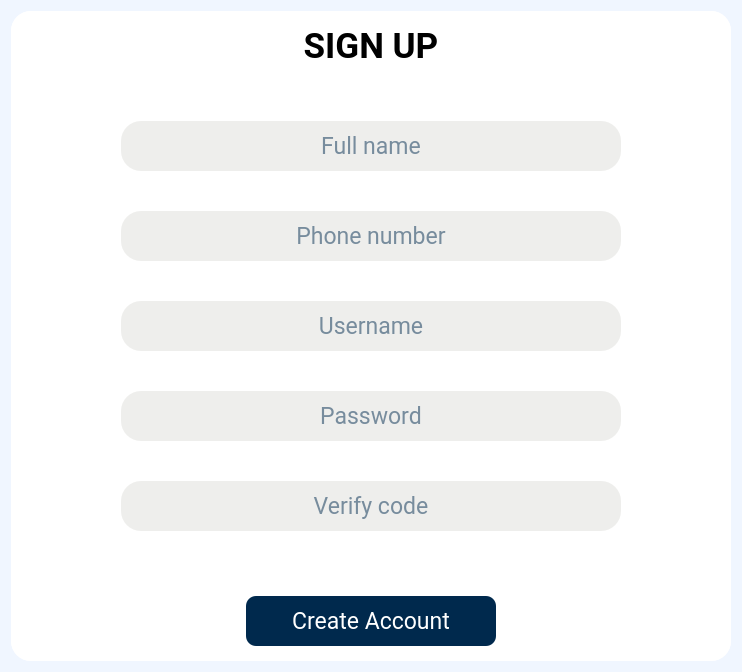
         <widget class="QWidget" name="Page_signup">
          <property name="styleSheet">
           <string notr="true">background-color: rgb(240, 246, 255);</string>
          </property>
          <layout class="QGridLayout" name="gridLayout_3">
           <item row="0" column="0">
            <widget class="QFrame" name="Signup_form">
             <property name="maximumSize">
              <size>
               <width>720</width>
               <height>650</height>
              </size>
             </property>
             <property name="styleSheet">
              <string notr="true">background-color: rgb(255, 255, 255);
border-radius: 20px;</string>
             </property>
             <property name="frameShape">
              <enum>QFrame::NoFrame</enum>
             </property>
             <property name="frameShadow">
              <enum>QFrame::Raised</enum>
             </property>
             <property name="lineWidth">
              <number>5</number>
             </property>
             <layout class="QFormLayout" name="formLayout">
              <property name="horizontalSpacing">
               <number>0</number>
              </property>
              <property name="verticalSpacing">
               <number>0</number>
              </property>
              <property name="leftMargin">
               <number>0</number>
              </property>
              <property name="topMargin">
               <number>0</number>
              </property>
              <property name="bottomMargin">
               <number>0</number>
              </property>
              <item row="0" column="0">
               <widget class="QLabel" name="Title_signup">
                <property name="sizePolicy">
                 <sizepolicy hsizetype="Preferred" vsizetype="Preferred">
                  <horstretch>1</horstretch>
                  <verstretch>0</verstretch>
                 </sizepolicy>
                </property>
                <property name="minimumSize">
                 <size>
                  <width>720</width>
                  <height>70</height>
                 </size>
                </property>
                <property name="maximumSize">
                 <size>
                  <width>720</width>
                  <height>70</height>
                 </size>
                </property>
                <property name="font">
                 <font>
                  <family>Roboto</family>
                  <pointsize>26</pointsize>
                  <weight>75</weight>
                  <bold>true</bold>
                 </font>
                </property>
                <property name="text">
                 <string>SIGN UP</string>
                </property>
                <property name="scaledContents">
                 <bool>false</bool>
                </property>
                <property name="alignment">
                 <set>Qt::AlignCenter</set>
                </property>
               </widget>
              </item>
              <item row="1" column="0">
               <widget class="QFrame" name="LineEdit_signup">
                <property name="minimumSize">
                 <size>
                  <width>720</width>
                  <height>500</height>
                 </size>
                </property>
                <property name="maximumSize">
                 <size>
                  <width>720</width>
                  <height>500</height>
                 </size>
                </property>
                <property name="frameShape">
                 <enum>QFrame::StyledPanel</enum>
                </property>
                <property name="frameShadow">
                 <enum>QFrame::Raised</enum>
                </property>
                <layout class="QVBoxLayout" name="verticalLayout_11">
                 <property name="spacing">
                  <number>0</number>
                 </property>
                 <property name="leftMargin">
                  <number>110</number>
                 </property>
                 <property name="topMargin">
                  <number>0</number>
                 </property>
                 <property name="rightMargin">
                  <number>0</number>
                 </property>
                 <item>
                  <widget class="QLineEdit" name="Signup_name">
                   <property name="sizePolicy">
                    <sizepolicy hsizetype="Preferred" vsizetype="Preferred">
                     <horstretch>0</horstretch>
                     <verstretch>0</verstretch>
                    </sizepolicy>
                   </property>
                   <property name="minimumSize">
                    <size>
                     <width>500</width>
                     <height>50</height>
                    </size>
                   </property>
                   <property name="maximumSize">
                    <size>
                     <width>500</width>
                     <height>50</height>
                    </size>
                   </property>
                   <property name="font">
                    <font>
                     <family>Roboto</family>
                     <pointsize>17</pointsize>
                     <weight>50</weight>
                     <bold>false</bold>
                    </font>
                   </property>
                   <property name="focusPolicy">
                    <enum>Qt::StrongFocus</enum>
                   </property>
                   <property name="styleSheet">
                    <string notr="true">background-color: rgb(238, 238, 236);
color: rgb(0, 41, 77);</string>
                   </property>
                   <property name="text">
                    <string/>
                   </property>
                   <property name="alignment">
                    <set>Qt::AlignCenter</set>
                   </property>
                   <property name="placeholderText">
                    <string>Full name</string>
                   </property>
                  </widget>
                 </item>
                 <item>
                  <widget class="QLineEdit" name="Signup_phone">
                   <property name="sizePolicy">
                    <sizepolicy hsizetype="Preferred" vsizetype="Preferred">
                     <horstretch>0</horstretch>
                     <verstretch>0</verstretch>
                    </sizepolicy>
                   </property>
                   <property name="minimumSize">
                    <size>
                     <width>500</width>
                     <height>50</height>
                    </size>
                   </property>
                   <property name="maximumSize">
                    <size>
                     <width>500</width>
                     <height>50</height>
                    </size>
                   </property>
                   <property name="font">
                    <font>
                     <family>Roboto</family>
                     <pointsize>17</pointsize>
                    </font>
                   </property>
                   <property name="focusPolicy">
                    <enum>Qt::StrongFocus</enum>
                   </property>
                   <property name="styleSheet">
                    <string notr="true">background-color: rgb(238, 238, 236);
color: rgb(0, 41, 77);</string>
                   </property>
                   <property name="text">
                    <string/>
                   </property>
                   <property name="echoMode">
                    <enum>QLineEdit::Normal</enum>
                   </property>
                   <property name="alignment">
                    <set>Qt::AlignCenter</set>
                   </property>
                   <property name="placeholderText">
                    <string>Phone number</string>
                   </property>
                  </widget>
                 </item>
                 <item>
                  <widget class="QLineEdit" name="Signup_username">
                   <property name="sizePolicy">
                    <sizepolicy hsizetype="Preferred" vsizetype="Preferred">
                     <horstretch>0</horstretch>
                     <verstretch>0</verstretch>
                    </sizepolicy>
                   </property>
                   <property name="minimumSize">
                    <size>
                     <width>500</width>
                     <height>50</height>
                    </size>
                   </property>
                   <property name="maximumSize">
                    <size>
                     <width>500</width>
                     <height>50</height>
                    </size>
                   </property>
                   <property name="font">
                    <font>
                     <family>Roboto</family>
                     <pointsize>17</pointsize>
                    </font>
                   </property>
                   <property name="focusPolicy">
                    <enum>Qt::StrongFocus</enum>
                   </property>
                   <property name="styleSheet">
                    <string notr="true">background-color: rgb(238, 238, 236);
color: rgb(0, 41, 77);</string>
                   </property>
                   <property name="text">
                    <string/>
                   </property>
                   <property name="echoMode">
                    <enum>QLineEdit::Normal</enum>
                   </property>
                   <property name="alignment">
                    <set>Qt::AlignCenter</set>
                   </property>
                   <property name="placeholderText">
                    <string>Username</string>
                   </property>
                  </widget>
                 </item>
                 <item>
                  <widget class="QLineEdit" name="Signup_password">
                   <property name="sizePolicy">
                    <sizepolicy hsizetype="Preferred" vsizetype="Preferred">
                     <horstretch>0</horstretch>
                     <verstretch>0</verstretch>
                    </sizepolicy>
                   </property>
                   <property name="minimumSize">
                    <size>
                     <width>500</width>
                     <height>50</height>
                    </size>
                   </property>
                   <property name="maximumSize">
                    <size>
                     <width>500</width>
                     <height>50</height>
                    </size>
                   </property>
                   <property name="font">
                    <font>
                     <family>Roboto</family>
                     <pointsize>17</pointsize>
                    </font>
                   </property>
                   <property name="focusPolicy">
                    <enum>Qt::StrongFocus</enum>
                   </property>
                   <property name="styleSheet">
                    <string notr="true">background-color: rgb(238, 238, 236);
color: rgb(0, 41, 77);</string>
                   </property>
                   <property name="text">
                    <string/>
                   </property>
                   <property name="echoMode">
                    <enum>QLineEdit::Password</enum>
                   </property>
                   <property name="alignment">
                    <set>Qt::AlignCenter</set>
                   </property>
                   <property name="placeholderText">
                    <string>Password</string>
                   </property>
                  </widget>
                 </item>
                 <item>
                  <widget class="QLineEdit" name="Signup_code">
                   <property name="sizePolicy">
                    <sizepolicy hsizetype="Preferred" vsizetype="Preferred">
                     <horstretch>0</horstretch>
                     <verstretch>0</verstretch>
                    </sizepolicy>
                   </property>
                   <property name="minimumSize">
                    <size>
                     <width>500</width>
                     <height>50</height>
                    </size>
                   </property>
                   <property name="maximumSize">
                    <size>
                     <width>500</width>
                     <height>50</height>
                    </size>
                   </property>
                   <property name="font">
                    <font>
                     <family>Roboto</family>
                     <pointsize>17</pointsize>
                     <weight>50</weight>
                     <bold>false</bold>
                    </font>
                   </property>
                   <property name="focusPolicy">
                    <enum>Qt::StrongFocus</enum>
                   </property>
                   <property name="styleSheet">
                    <string notr="true">background-color: rgb(238, 238, 236);
color: rgb(0, 41, 77);</string>
                   </property>
                   <property name="text">
                    <string/>
                   </property>
                   <property name="alignment">
                    <set>Qt::AlignCenter</set>
                   </property>
                   <property name="placeholderText">
                    <string>Verify code</string>
                   </property>
                  </widget>
                 </item>
                </layout>
               </widget>
              </item>
              <item row="2" column="0">
               <widget class="QFrame" name="Frame_btn_signup">
                <property name="minimumSize">
                 <size>
                  <width>720</width>
                  <height>80</height>
                 </size>
                </property>
                <property name="maximumSize">
                 <size>
                  <width>720</width>
                  <height>80</height>
                 </size>
                </property>
                <property name="frameShape">
                 <enum>QFrame::StyledPanel</enum>
                </property>
                <property name="frameShadow">
                 <enum>QFrame::Raised</enum>
                </property>
                <layout class="QVBoxLayout" name="verticalLayout_12">
                 <property name="spacing">
                  <number>0</number>
                 </property>
                 <property name="leftMargin">
                  <number>235</number>
                 </property>
                 <property name="topMargin">
                  <number>0</number>
                 </property>
                 <property name="rightMargin">
                  <number>0</number>
                 </property>
                 <property name="bottomMargin">
                  <number>0</number>
                 </property>
                 <item>
                  <widget class="QPushButton" name="Signup_btn_signup">
                   <property name="minimumSize">
                    <size>
                     <width>250</width>
                     <height>50</height>
                    </size>
                   </property>
                   <property name="maximumSize">
                    <size>
                     <width>250</width>
                     <height>50</height>
                    </size>
                   </property>
                   <property name="font">
                    <font>
                     <family>Roboto</family>
                     <pointsize>17</pointsize>
                     <weight>50</weight>
                     <italic>false</italic>
                     <bold>false</bold>
                    </font>
                   </property>
                   <property name="focusPolicy">
                    <enum>Qt::TabFocus</enum>
                   </property>
                   <property name="styleSheet">
                    <string notr="true">
QPushButton{
background-color: rgb(0, 41, 77);
color: rgb(255, 255, 255);
border-radius:10px;
}
QPushButton:hover{
	background-color: rgb(216, 229, 254);
	color: rgb(0, 41, 77);
}</string>
                   </property>
                   <property name="text">
                    <string>Create Account</string>
                   </property>
                   <property name="default">
                    <bool>true</bool>
                   </property>
                   <property name="flat">
                    <bool>true</bool>
                   </property>
                  </widget>
                 </item>
                </layout>
               </widget>
              </item>
             </layout>
            </widget>
           </item>
          </layout>
         </widget>
